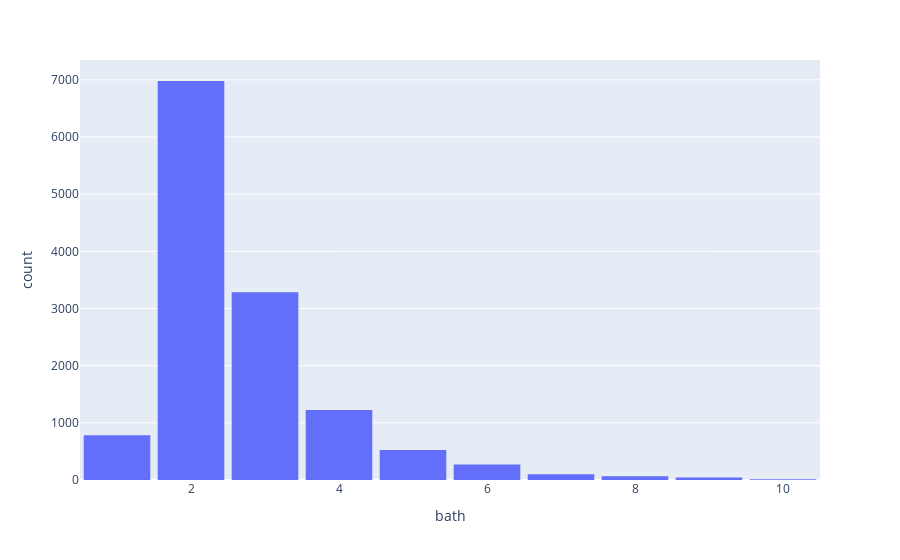

The code cell stored with this chart in its notebook:
### Code cell
## Distribution of Bathrooms
px.histogram(df, x='bath', nbins= df.bath.nunique()).update_layout(bargap = 0.1)

### Figure 1 — Plotly figure (JSON) as saved in the notebook; plotly's stock layout.template omitted (floating-point values rounded to 4 significant figures; data arrays with more than 128 entries replaced by an {"elided": "..."} marker saying what was removed)
{"data": [{"alignmentgroup": "True", "bingroup": "x", "hovertemplate": "bath=%{x}<br>count=%{y}<extra></extra>", "legendgroup": "", "marker": {"color": "#636efa", "pattern": {"shape": ""}}, "name": "", "nbinsx": 10, "offsetgroup": "", "orientation": "v", "showlegend": false, "type": "histogram", "x": {"elided": "13288 int values"}, "xaxis": "x", "yaxis": "y"}], "layout": {"bargap": 0.1, "barmode": "relative", "legend": {"tracegroupgap": 0}, "margin": {"t": 60}, "xaxis": {"anchor": "y", "domain": [0, 1], "title": {"text": "bath"}}, "yaxis": {"anchor": "x", "domain": [0, 1], "title": {"text": "count"}}}}
